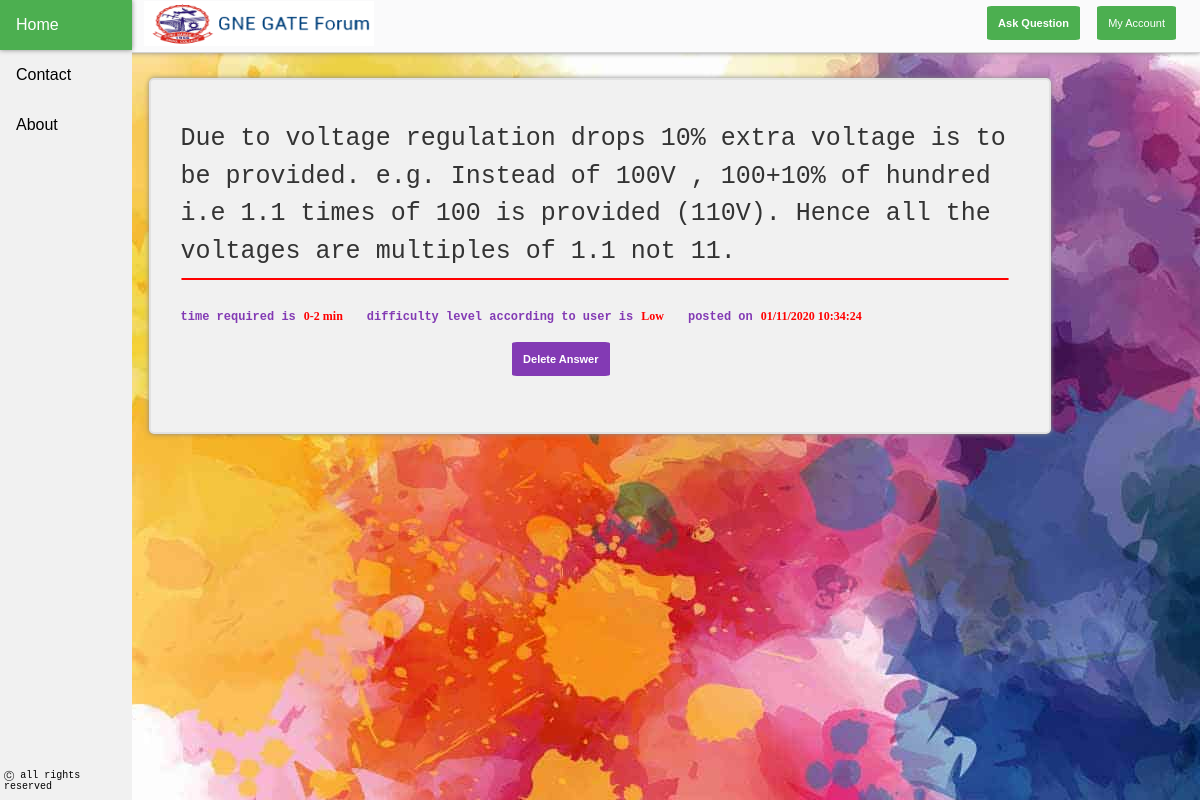
The page /viewans.php (signed in) on the database its author committed.
### tables this page shows
CREATE TABLE `answers` (
  `aid` int(50) NOT NULL,
  `id` int(50) NOT NULL,
  `content` varchar(10000) NOT NULL,
  `username` varchar(50) NOT NULL,
  `datetym` varchar(50) NOT NULL,
  `tym` varchar(50) NOT NULL,
  `level` varchar(50) NOT NULL
);

### viewans.php (the view, shortened to what this page needs)
<?php
include("header.php");
include("panel.php");
include("essentials/database.php");
?>
<!DOCTYPE html>
<html>
  <link href="forum.css" rel="stylesheet" type="text/css">
  <head>
  </head>
  <body background="img/back.jpg">
    <?php
    $USR = $_SESSION['loggedin'];
    $sql = "SELECT * FROM answers WHERE username = '$USR' ORDER BY datetym DESC ";
    $result = $con->query($sql);
    if ($result->num_rows > 0)
    while($row = $result->fetch_assoc()) :?>
    <div class="question_box" style="padding-left: 30px;">
      <span id="title"><?php echo $row["content"]; ?></span><br><hr id="line"><br>
      <span id="specs">time required is</span> &nbsp;<span id="details"><?php echo $row["tym"]; ?></span> &emsp;
      <span id="specs">difficulty level according to user is</span>&nbsp;&nbsp;<span id="details"><?php echo $row["level"]; ?></span> &emsp;
      <span id="specs">posted on</span> &nbsp;<span id="details"><?php echo $row["datetym"]; ?></span><br>
      <form method="post" action="delansbyuser.php"><br>
        <input  type="submit"  id="answer_button" value="Delete Answer"/>
      </form>
    </div><br><br>
    <?php
    endwhile;
    ?>
  </body>
</html>

### forum.css (style rules this page uses)
body { padding-top: 70px; }

### viewans.php (style rules this page uses)
.question_box { background: #f1f1f1; border: 2px solid #e2e2e2; box-shadow: 0 0 5px #888; border-radius: 5px; width: 70%; padding: 40px; position: relative; bottom: initial; margin: auto; overflow-y: hidden; }
#title { line-height: 1.5; color: #333; tab-size: 4; word-break: break-word; text-align: left; direction: ltr; user-select: text; font-size: 25px; font-family: Courier new ; }
#specs { font-size:12px; font-family: courier new ; font-weight: bold; color: #833AB4; }
#line { border: 1px solid red; border-radius: 2px; }
#details { font-weight: bold; color: red; font-size:12px; }
#answer_button { position:relative; left: 40%; background-color:#833AB4; color: white; padding-bottom: 3px; padding: 11px; font-size: 11px; border: none; font-weight: bold; cursor: pointer; font-weight: bold; font-family:'Trebuchet MS', sans-serif; border-radius: 5%; }

### rows shown on the page
answers: content "Due to voltage regulation drops 10% extra voltage is to be provided. e.g. Instead of 100V , 100+10% of hundred i.e 1.1 times of 100 is provided (110V). Hence all the voltages are multiples of 1.1 not 11.", tym "0-2 min", level "Low", datetym "01/11/2020 10:34:24"
